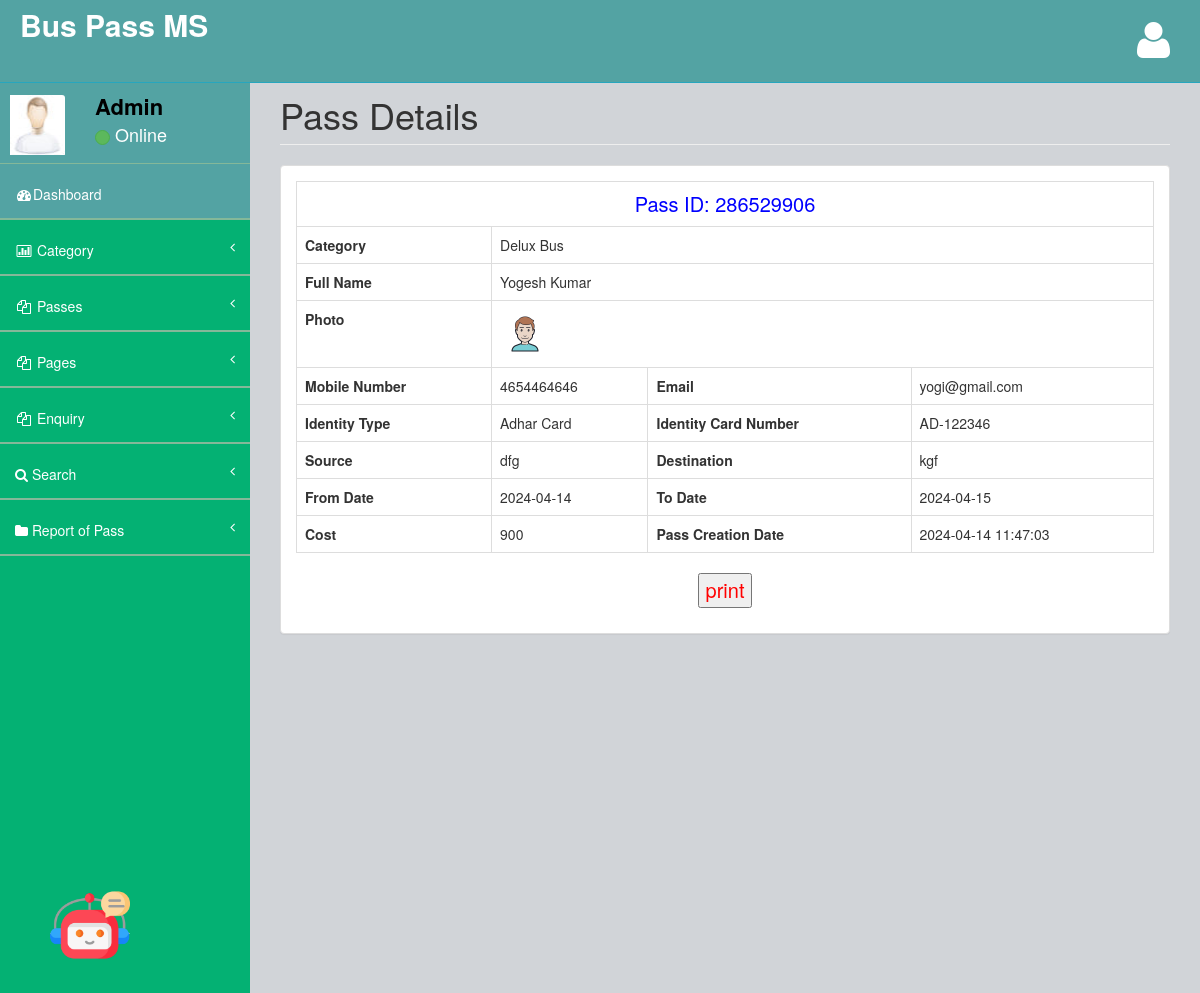
/admin/view-pass-detail.php?viewid=1 (signed in), run on the app's committed database.
### tables this page shows
CREATE TABLE `tblpass` (
  `ID` int(10) NOT NULL,
  `PassNumber` varchar(200) DEFAULT NULL,
  `FullName` varchar(200) DEFAULT NULL,
  `ProfileImage` varchar(200) DEFAULT NULL,
  `ContactNumber` bigint(10) DEFAULT NULL,
  `Email` varchar(200) DEFAULT NULL,
  `IdentityType` varchar(200) DEFAULT NULL,
  `IdentityCardno` varchar(200) DEFAULT NULL,
  `Category` varchar(100) DEFAULT NULL,
  `Source` varchar(200) DEFAULT NULL,
  `Destination` varchar(200) DEFAULT NULL,
  `FromDate` varchar(200) DEFAULT NULL,
  `ToDate` varchar(200) DEFAULT NULL,
  `Cost` decimal(10,0) DEFAULT NULL,
  `PasscreationDate` timestamp NULL DEFAULT CURRENT_TIMESTAMP
);

### admin/view-pass-detail.php (the view, shortened to what this page needs)
<?php
include('includes/dbconnection.php');
if (strlen($_SESSION['bpmsaid']==0)) {
  header('location:logout.php');
  } else{
?>
<!DOCTYPE html>
<html>
<head>
    <link href="assets/plugins/bootstrap/bootstrap.css" rel="stylesheet" />
    <link href="assets/font-awesome/css/font-awesome.css" rel="stylesheet" />
    <link href="assets/plugins/pace/pace-theme-big-counter.css" rel="stylesheet" />
   <link href="assets/css/style.css" rel="stylesheet" />
      <link href="assets/css/main-style.css" rel="stylesheet" />
</head>
<body>
    <div id="wrapper">
      <?php include_once('includes/header.php');?>
        <?php include_once('includes/sidebar.php');?>
          <div id="page-wrapper">
            <div class="row">
                <div class="col-lg-12">
                    <h1 class="page-header">Pass Details</h1>
                </div>
            </div>
            <div class="row">
                <div class="col-lg-12">
                    <div class="panel panel-default">
                        <div class="panel-body">
                            <div class="row" id="divToPrint">
                                <div class="col-lg-12">
                                   <?php
$vid=$_GET['viewid'];
$sql="SELECT * from  tblpass where ID=$vid";
$query = $dbh -> prepare($sql);
$query->execute();
$results=$query->fetchAll(PDO::FETCH_OBJ);
$cnt=1;
if($query->rowCount() > 0)
{
foreach($results as $row)
{               ?>
                                    <table border="1" class="table table-bordered" >
                                    <tr align="center">
<td colspan="6" style="font-size:20px;color:blue">
 Pass ID: <?php  echo ($row->PassNumber);?></td></tr>
   <tr>
        <th scope>Category</th>
    <td colspan="3"><?php  echo ($row->Category);?></td>
  </tr>
<tr>
    <th scope>Full Name</th>
    <td colspan="3"><?php  echo ($row->FullName);?></td>
  </tr>
  <tr>
    <th scope>Photo</th>
    <td colspan="3"><img src="images/<?php  echo ($row->ProfileImage);?>" width="50" height="50"></td>
  </tr>
  <tr>
    <th scope>Mobile Number</th>
    <td><?php  echo ($row->ContactNumber);?></td>
    <th scope>Email</th>
    <td><?php  echo ($row->Email);?></td>
  </tr>
<tr>
    <th scope>Identity Type</th>
    <td><?php  echo ($row->IdentityType);?></td>
    <th scope>Identity Card Number</th>
    <td><?php  echo ($row->IdentityCardno);?></td>
  </tr>
  <tr>
    <th scope>Source</th>
    <td><?php  echo ($row->Source);?></td>
    <th scope>Destination</th>
    <td><?php  echo ($row->Destination);?></td>
  </tr>
<tr>
    <th scope>From Date</th>
    <td><?php  echo ($row->FromDate);?></td>
    <th scope>To Date</th>
    <td><?php  echo ($row->ToDate);?></td>
  </tr>
  <tr>
    <th scope>Cost</th>
    <td><?php  echo ($row->Cost);?></td>
    <th scope>Pass Creation Date</th>
    <td><?php  echo ($row->PasscreationDate);?></td>
  </tr>
   <?php $cnt=$cnt+1;}} ?>
   </table>
   <p style="text-align: center;font-size: 20px;color: red">
  <input type="button" value="print" onclick="PrintDiv();" /></p>
                                </div>
                            </div>
                        </div>
                    </div>
                </div>
            </div>
        </div>
    </div>
</body>
</html>
<?php }  ?>

### admin/includes/sidebar.php (shortened to what this page needs)
<?php
include('includes/dbconnection.php');
?>
        <nav class="navbar-default navbar-static-side" role="navigation">
            <div class="sidebar-collapse">
                <ul class="nav" id="side-menu">
                    <li>
                        <div class="user-section">
                            <div class="user-section-inner">
                                <img src="assets/img/user.jpg" alt="">
                            </div>
                            <div class="user-info">
                                <?php
$aid=$_SESSION['bpmsaid'];
$sql="SELECT AdminName from  tbladmin where ID=:aid";
$query = $dbh -> prepare($sql);
$query->bindParam(':aid',$aid,PDO::PARAM_STR);
$query->execute();
$results=$query->fetchAll(PDO::FETCH_OBJ);
$cnt=1;
if($query->rowCount() > 0)
{
foreach($results as $row)
{               ?>
                                <div><strong><?php  echo $row->AdminName;?></strong></div>
                                <div class="user-text-online">
                                    <span class="user-circle-online btn btn-success btn-circle "></span>&nbsp;Online
                                </div>
                            </div>
                            <?php $cnt=$cnt+1;}} ?>
                        </div>
                    </li>
                    <li class="selected">
                        <a href="dashboard.php"><i class="fa fa-dashboard fa-fw"></i>Dashboard</a>
                    </li>
                    <li>
                        <a href="#"><i class="fa fa-bar-chart-o fa-fw"></i> Category<span class="fa arrow"></span></a>
                    </li>
                    <li>
                        <a href="#"><i class="fa fa-files-o fa-fw"></i> Passes<span class="fa arrow"></span></a>
                    </li>
                    <li>
                        <a href="#"><i class="fa fa-files-o fa-fw"></i> Pages<span class="fa arrow"></span></a>
                    </li>
                    <li>
                        <a href="#"><i class="fa fa-files-o fa-fw"></i> Enquiry<span class="fa arrow"></span></a>
                    </li>
                    <li>
                        <a href="search-pass.php"><i class="fa fa-search"></i>  Search<span class="fa arrow"></span></a>
                        </li>
                        <li>
                        <a href="pass-bwdates-report.php"><i class="fa fa-folder"></i>  Report of Pass<span class="fa arrow"></span></a>
                        </li>
                        <link rel="stylesheet" href="assets/css/bot_logo1.css">
            <div class="sidebar-bottom">
                <div class="chatbot-logo-container">
                    <a href="bot.php">
                        <img src="images/robot.png" alt="robot" class="chatbot-logo">
                    </a>
                </div>
            </div>
                </ul>
            </div>
        </nav>

### admin/assets/css/style.css (style rules this page uses)
body { background-color: #f8f8f8; }
#wrapper { width: 100%; margin-top: 55px!important; background-color:#04B173; }
#page-wrapper { padding: 0 15px; min-height: 568px; background-color:rgb(209, 212, 216); }
.navbar-static-side ul li { border-bottom:1px solid #84B899 !important; }
.arrow { float: right; }
.fa.arrow:before { content: "\f104"; }
@media (min-width:768px) { .navbar-static-side { z-index: 1; position: absolute; width: 250px; } }
.btn-circle { width: 30px; height: 30px; padding: 6px 0; border-radius: 15px; text-align: center; font-size: 12px; line-height: 1.428571429; }

### admin/assets/css/main-style.css (style rules this page uses)
.user-section-inner { height: 65px; width: 65px; -moz-border-radius: 3px; -webkit-border-radius: 3px; border-radius: 3px; overflow: hidden; display: inline-block; float: left; margin-right: 15px; margin-top: 20px; }
.user-section-inner img { margin-left:10px; width:55px; height:60px; }
.user-info { display: block; color:#000!important; display: inline-block; padding: 15px; margin-bottom: 0px }
.user-text-online { font-size:18px; color:#fff }
.user-circle-online { width: 15px!important; height: 15px!important; }
.nav > li > a { padding: 20px 15px; }
#side-menu { background-color:#04B173; }
#side-menu a { color:#fff; border-bottom: 1px solid #84B899 !important; height: 55px; }
.selected { background-color:rgb(83, 163, 163); }
.navbar-default { border-color: #27A6BE; }
@media (min-width:768px) { #page-wrapper { position: inherit; margin: 0 0 0 250px; padding: 0 30px; min-height: 1000px; } }

### admin/assets/css/bot_logo1.css (style rules this page uses)
.sidebar-bottom { position: fixed; bottom: 90px; left: 50px; width: 100%; z-index: 10; }
.sidebar-bottom .chatbot-logo { max-width: 80px; }

### data on the page
tblpass: PassNumber "286529906", Category "Delux Bus", FullName "Yogesh Kumar", ProfileImage (picture), ContactNumber "4654464646", Email "yogi@gmail.com", IdentityType "Adhar Card", IdentityCardno "AD-122346", Source "dfg", Destination "kgf", FromDate "2024-04-14", ToDate "2024-04-15", Cost "900", PasscreationDate "2024-04-14 11:47:03"

### other printed values
$row->AdminName "Admin"
